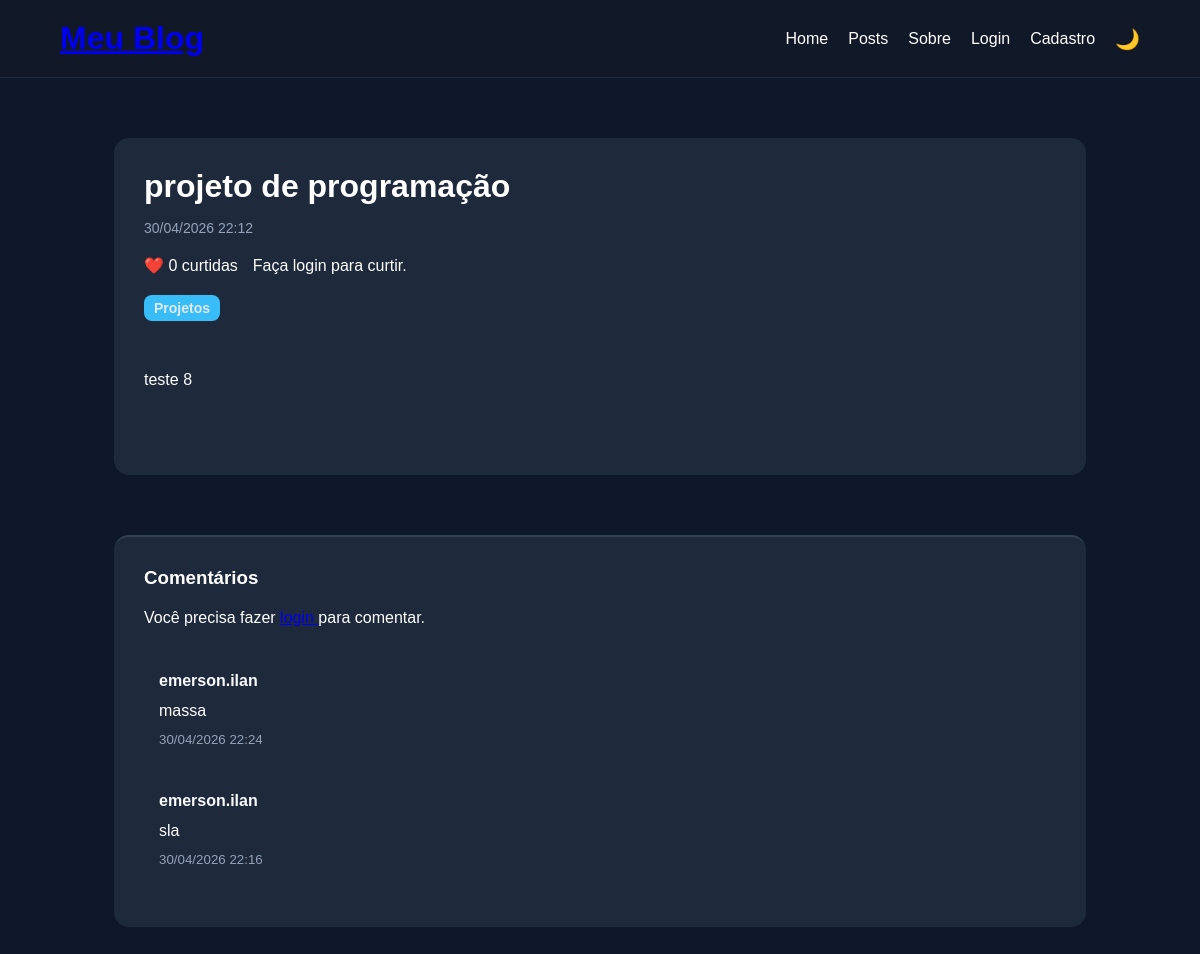
The page /post/projeto-de-programacao/ on the database as committed earlier.
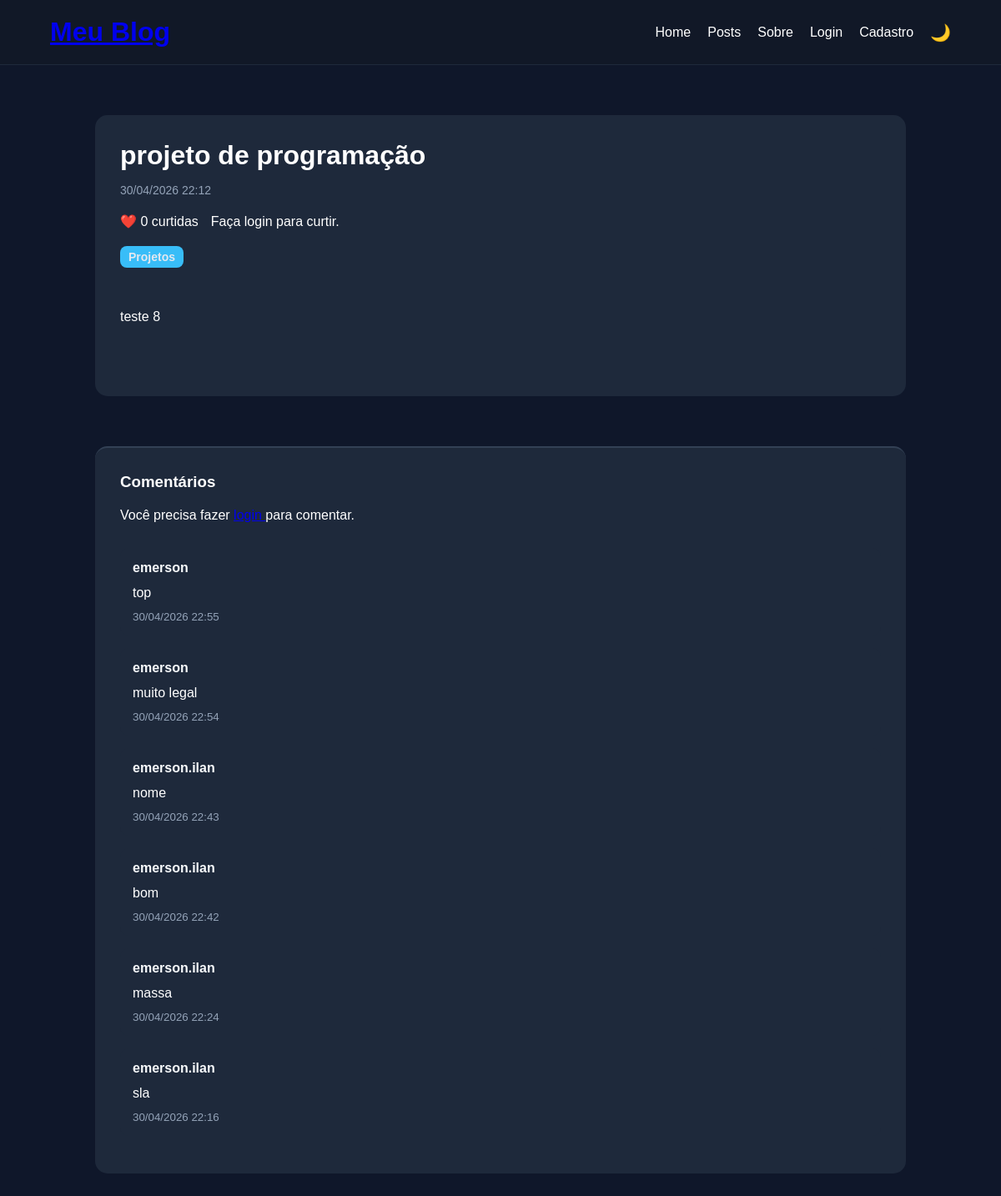
The same page on the database as committed later.
### blog/models.py (models this page shows, shortened)
class Post(models.Model):
    titulo = models.CharField(
        max_length=200
    )
    conteudo = models.TextField()
    data_criacao = models.DateTimeField(
        auto_now_add=True
    )
    slug = models.SlugField(
        unique=True
    )
    categoria = models.ForeignKey(
        Categoria,
        on_delete=models.CASCADE,
        null=True,
        blank=True
    )
    likes = models.ManyToManyField(
        User,
        related_name='liked_posts',
        blank=True
    )
    imagem = models.ImageField(
        upload_to='posts/',
        null=True,
        blank=True
    )
    def total_likes(self):
        return self.likes.count()

class Categoria(models.Model):
    nome = models.CharField(
        max_length=100
    )

class Comment(models.Model):
    post = models.ForeignKey(
        Post,
        on_delete=models.CASCADE,
        related_name='comments'
    )
    usuario = models.ForeignKey(
        User,
        on_delete=models.CASCADE
    )
    texto = models.TextField()
    data_criacao = models.DateTimeField(
        auto_now_add=True
    )

### blog/views.py (the view, shortened to what this page needs)
def post_detail(request, slug):
    post = get_object_or_404(
        Post,
        slug=slug
    )
    comments = post.comments.order_by(
        '-data_criacao'
    )
    return render(
        request,
        'post_detail.html',
        {
            'post': post,
            'comments': comments
        }
    )

### blog/templates/post_detail.html (shortened to what this page needs)
{% extends 'base.html' %}
{% block content %}
<div class="container">
    <div class="post-detail">
        <h1>
            {{ post.titulo }}
        </h1>
        <p class="post-date">
            {{ post.data_criacao|date:"d/m/Y H:i" }}
        </p>
        <div class="likes">
            <p>
                ❤️ {{ post.total_likes }} curtidas
            </p>
            {% if user.is_authenticated %}
            <a href="{% url 'like_post' post.slug %}">
                {% if user in post.likes.all %}
                Descurtir
                {% else %}
                Curtir
                {% endif %}
            </a>
            {% else %}
            <p>
                Faça login para curtir.
            </p>
            {% endif %}
        </div>
        <a class="post-category" href="/posts/?categoria={{ post.categoria.nome }}">
            {{ post.categoria.nome }}
        </a>
        <div class="post-content">
            {{ post.conteudo }}
        </div>
    </div>
    <div class="comments-section">
        <h3>
            Comentários
        </h3>
        {% if user.is_authenticated %}
        <form method="POST">
            {% csrf_token %}
            <textarea name="texto" placeholder="Seu comentário" required></textarea>
            <button type="submit">
                Enviar
            </button>
        </form>
        {% else %}
        <p>
            Você precisa fazer
            <a href="/usuarios/login/">
            </a>
            para comentar.
        </p>
        {% endif %}
        <div class="comments">
            {% for comment in comments %}
            <div class="comment">
                <a class="comment-user" href="/usuarios/perfil/{{ comment.usuario.username }}/">
                    {{ comment.usuario.username }}
                </a>
                <p>
                    {{ comment.texto }}
                </p>
                <small>
                    {{ comment.data_criacao|date:"d/m/Y H:i" }}
                </small>
            </div>
            {% empty %}
            <p>
                Nenhum comentário ainda.
            </p>
            {% endfor %}
        </div>
    </div>
</div>
{% endblock %}

### blog/templates/base.html (shortened to what this page needs)
{% load static %}
<!DOCTYPE html>
<html lang="pt-br">
<head>
    <link
        rel="stylesheet"
        href="{% static 'css/style.css' %}"
    >
</head>
<body>
<header>
    <div class="container nav-container">
        <h1 class="logo">
            <a href="/">
            </a>
        </h1>
        <ul class="nav-links">
            <li>
                <a href="/">
                    Home
                </a>
            </li>
            <li>
                <a href="/posts/">
                    Posts
                </a>
            </li>
            <li>
                <a href="/sobre/">
                    Sobre
                </a>
            </li>
            {% if user.is_authenticated %}
                <li>
                    <a href="/usuarios/perfil/">
                        Perfil
                    </a>
                </li>
                <li>
                    <a href="/usuarios/logout/">
                        Sair
                    </a>
                </li>
            {% else %}
                <li>
                    <a href="/usuarios/login/">
                        Login
                    </a>
                </li>
                <li>
                    <a href="/usuarios/cadastro/">
                        Cadastro
                    </a>
                </li>
            {% endif %}
            <li>
                <button id="theme-toggle">
                    🌙
                </button>
            </li>
        </ul>
    </div>
</header>
<main class="container">
    {% block content %}
    {% endblock %}
</main>
</body>
</html>

### blog/static/css/style.css (style rules this page uses)
* { margin: 0; padding: 0; box-sizing: border-box; }
body { background-color: #0f172a; color: white; font-family: Arial, Helvetica, sans-serif; transition: 0.3s; }
.container { width: 90%; max-width: 1200px; margin: auto; }
header { background-color: #111827; padding: 20px 0; border-bottom: 1px solid #1e293b; }
.nav-container { display: flex; justify-content: space-between; align-items: center; }
.logo { color: #38bdf8; }
.nav-links { display: flex; list-style: none; gap: 20px; align-items: center; }
.nav-links a { text-decoration: none; color: white; transition: 0.3s; }
#theme-toggle { background: none; border: none; font-size: 20px; cursor: pointer; color: white; }
main { padding: 60px 0; }
.post-date { font-size: 14px; color: #94a3b8; margin-bottom: 10px; }
.post-category { display: inline-block; background-color: #38bdf8; color: #e2e8f0 !important; padding: 5px 10px; border-radius: 8px; text-decoration: none; font-size: 14px; margin-bottom: 15px; font-weight: bold; }
.post-detail h1 { margin-bottom: 15px; }
.post-content { margin-top: 30px; line-height: 1.8; margin-bottom: 50px; }
.comments-section { margin-top: 60px; padding-top: 30px; border-top: 2px solid #334155; }
.comments-section h3 { margin-bottom: 20px; }
.comment { background-color: #1e293b; padding: 15px; border-radius: 10px; margin-bottom: 15px; }
.comment small { display: block; margin-top: 12px; color: #94a3b8; }
.likes { margin: 20px 0; display: flex; gap: 15px; align-items: center; }
.post-detail { background-color: #1e293b; padding: 30px; border-radius: 15px; }
.comments-section { background-color: #1e293b; padding: 30px; border-radius: 15px; }
.comments-section > p { margin-bottom: 30px; }
.comment-user { color: #f8fafc; text-decoration: none; font-weight: bold; display: inline-block; margin-bottom: 12px; transition: 0.3s; }

Rows that differ between the two databases and show on the page:
added Comment: usuario.username "emerson", texto "top", data_criacao "30/04/2026 22:55"
added Comment: usuario.username "emerson", texto "muito legal", data_criacao "30/04/2026 22:54"
added Comment: usuario.username "emerson.ilan", texto "nome", data_criacao "30/04/2026 22:43"
added Comment: usuario.username "emerson.ilan", texto "bom", data_criacao "30/04/2026 22:42"
